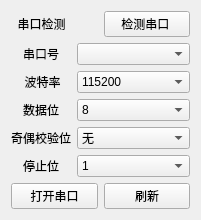
                <widget class="QWidget" name="serial_set_tab_1">
                 <attribute name="title">
                  <string>串口1设置</string>
                 </attribute>
                 <layout class="QGridLayout" name="gridLayout_14">
                  <item row="1" column="0">
                   <layout class="QVBoxLayout" name="verticalLayout_2">
                    <item>
                     <widget class="QLabel" name="label_9">
                      <property name="text">
                       <string>串口号</string>
                      </property>
                      <property name="alignment">
                       <set>Qt::AlignCenter</set>
                      </property>
                     </widget>
                    </item>
                    <item>
                     <widget class="QLabel" name="label_5">
                      <property name="text">
                       <string> 波特率</string>
                      </property>
                      <property name="alignment">
                       <set>Qt::AlignCenter</set>
                      </property>
                     </widget>
                    </item>
                    <item>
                     <widget class="QLabel" name="label_8">
                      <property name="text">
                       <string>数据位</string>
                      </property>
                      <property name="alignment">
                       <set>Qt::AlignCenter</set>
                      </property>
                     </widget>
                    </item>
                    <item>
                     <widget class="QLabel" name="label_7">
                      <property name="text">
                       <string>奇偶校验位</string>
                      </property>
                      <property name="alignment">
                       <set>Qt::AlignCenter</set>
                      </property>
                     </widget>
                    </item>
                    <item>
                     <widget class="QLabel" name="label_6">
                      <property name="text">
                       <string>停止位</string>
                      </property>
                      <property name="alignment">
                       <set>Qt::AlignCenter</set>
                      </property>
                     </widget>
                    </item>
                   </layout>
                  </item>
                  <item row="1" column="1">
                   <layout class="QVBoxLayout" name="verticalLayout_5">
                    <item>
                     <widget class="QComboBox" name="port_1_comboBox">
                      <property name="sizePolicy">
                       <sizepolicy hsizetype="Preferred" vsizetype="Fixed">
                        <horstretch>0</horstretch>
                        <verstretch>0</verstretch>
                       </sizepolicy>
                      </property>
                     </widget>
                    </item>
                    <item>
                     <widget class="QComboBox" name="BaudRate_1_comboBox">
                      <property name="sizePolicy">
                       <sizepolicy hsizetype="Preferred" vsizetype="Fixed">
                        <horstretch>0</horstretch>
                        <verstretch>0</verstretch>
                       </sizepolicy>
                      </property>
                      <item>
                       <property name="text">
                        <string>115200</string>
                       </property>
                      </item>
                      <item>
                       <property name="text">
                        <string>57600</string>
                       </property>
                      </item>
                      <item>
                       <property name="text">
                        <string>38400</string>
                       </property>
                      </item>
                      <item>
                       <property name="text">
                        <string>19200</string>
                       </property>
                      </item>
                      <item>
                       <property name="text">
                        <string>14400</string>
                       </property>
                      </item>
                      <item>
                       <property name="text">
                        <string>9600</string>
                       </property>
                      </item>
                      <item>
                       <property name="text">
                        <string>4800</string>
                       </property>
                      </item>
                      <item>
                       <property name="text">
                        <string>2400</string>
                       </property>
                      </item>
                      <item>
                       <property name="text">
                        <string>1200</string>
                       </property>
                      </item>
                     </widget>
                    </item>
                    <item>
                     <widget class="QComboBox" name="DataBits_1_comboBox">
                      <property name="sizePolicy">
                       <sizepolicy hsizetype="Preferred" vsizetype="Fixed">
                        <horstretch>0</horstretch>
                        <verstretch>0</verstretch>
                       </sizepolicy>
                      </property>
                      <item>
                       <property name="text">
                        <string>8</string>
                       </property>
                      </item>
                      <item>
                       <property name="text">
                        <string>7</string>
                       </property>
                      </item>
                      <item>
                       <property name="text">
                        <string>6</string>
                       </property>
                      </item>
                      <item>
                       <property name="text">
                        <string>5</string>
                       </property>
                      </item>
                     </widget>
                    </item>
                    <item>
                     <widget class="QComboBox" name="Parity_1_comboBox">
                      <property name="sizePolicy">
                       <sizepolicy hsizetype="Preferred" vsizetype="Fixed">
                        <horstretch>0</horstretch>
                        <verstretch>0</verstretch>
                       </sizepolicy>
                      </property>
                      <item>
                       <property name="text">
                        <string>无</string>
                       </property>
                      </item>
                      <item>
                       <property name="text">
                        <string>奇校验</string>
                       </property>
                      </item>
                      <item>
                       <property name="text">
                        <string>偶校验</string>
                       </property>
                      </item>
                      <item>
                       <property name="text">
                        <string>SpaceParity</string>
                       </property>
                      </item>
                      <item>
                       <property name="text">
                        <string>MarkParity</string>
                       </property>
                      </item>
                      <item>
                       <property name="text">
                        <string>UnknownParity</string>
                       </property>
                      </item>
                     </widget>
                    </item>
                    <item>
                     <widget class="QComboBox" name="StopBits_1_comboBox">
                      <property name="sizePolicy">
                       <sizepolicy hsizetype="Preferred" vsizetype="Fixed">
                        <horstretch>0</horstretch>
                        <verstretch>0</verstretch>
                       </sizepolicy>
                      </property>
                      <item>
                       <property name="text">
                        <string>1</string>
                       </property>
                      </item>
                      <item>
                       <property name="text">
                        <string>1.5</string>
                       </property>
                      </item>
                      <item>
                       <property name="text">
                        <string>2</string>
                       </property>
                      </item>
                     </widget>
                    </item>
                   </layout>
                  </item>
                  <item row="0" column="0" colspan="2">
                   <layout class="QHBoxLayout" name="horizontalLayout_9">
                    <item>
                     <widget class="QLabel" name="label_4">
                      <property name="text">
                       <string>  串口检测</string>
                      </property>
                     </widget>
                    </item>
                    <item>
                     <widget class="QPushButton" name="check_serial_Btn_1">
                      <property name="text">
                       <string>检测串口 </string>
                      </property>
                     </widget>
                    </item>
                   </layout>
                  </item>
                  <item row="2" column="0" colspan="2">
                   <layout class="QHBoxLayout" name="horizontalLayout_3">
                    <item>
                     <widget class="QPushButton" name="open_serial_Btn_1">
                      <property name="text">
                       <string>打开串口</string>
                      </property>
                     </widget>
                    </item>
                    <item>
                     <widget class="QPushButton" name="refresh_Btn_1">
                      <property name="text">
                       <string>刷新</string>
                      </property>
                     </widget>
                    </item>
                   </layout>
                  </item>
                 </layout>
                </widget>
